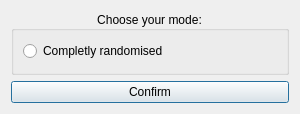
<?xml version="1.0" encoding="UTF-8"?>
<ui version="4.0">
 <class>mode_chooser</class>
 <widget class="QDialog" name="mode_chooser">
  <property name="geometry">
   <rect>
    <x>0</x>
    <y>0</y>
    <width>300</width>
    <height>114</height>
   </rect>
  </property>
  <property name="windowTitle">
   <string>Form</string>
  </property>
  <layout class="QGridLayout" name="gridLayout_2">
   <item row="0" column="0">
    <layout class="QVBoxLayout" name="verticalLayout">
     <item>
      <widget class="QGroupBox" name="groupBox">
       <property name="layoutDirection">
        <enum>Qt::LeftToRight</enum>
       </property>
       <property name="title">
        <string>Choose your mode:</string>
       </property>
       <property name="alignment">
        <set>Qt::AlignCenter</set>
       </property>
       <property name="flat">
        <bool>false</bool>
       </property>
       <layout class="QVBoxLayout" name="verticalLayout_2">
        <item>
         <widget class="QRadioButton" name="ButtonCRandom">
          <property name="text">
           <string>Completly randomised</string>
          </property>
         </widget>
        </item>
       </layout>
      </widget>
     </item>
    </layout>
   </item>
   <item row="1" column="0">
    <widget class="QPushButton" name="ButtonConfirm">
     <property name="text">
      <string>Confirm</string>
     </property>
    </widget>
   </item>
  </layout>
 </widget>
 <resources/>
 <connections/>
</ui>
